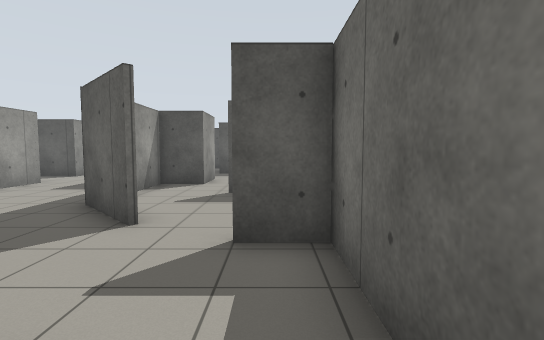
view 1 (above)

18 first-person views from a walk through a robot-simulator world made for Gazebo. The camera is 1.2 m above the floor, tilts 4° down and sees 85° across. The lines on the ground mark 1 m squares. The floor is counted in squares, 1 m on a side. Each view is taken from the middle of a square. On the plan, view 1 faces up. The plan holds only what a view shows up to about 13 squares ahead; the rest is blank.

view 2
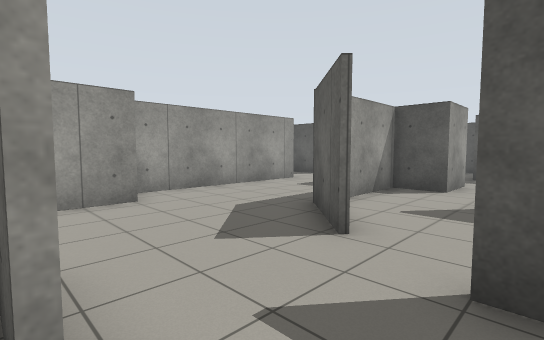

view 3
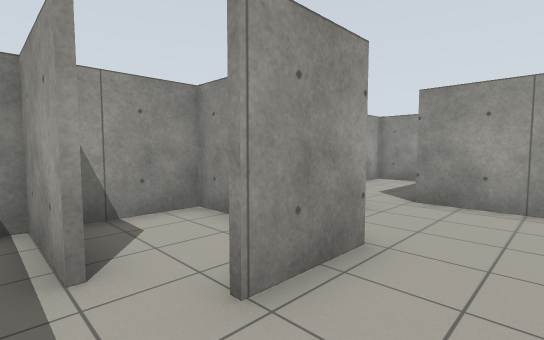

view 4
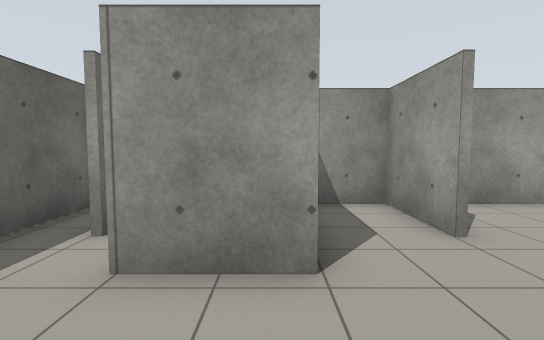

view 5
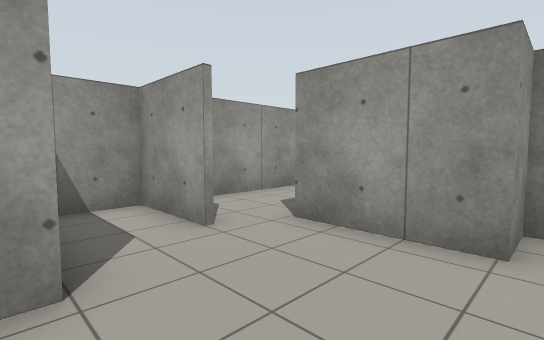

view 6
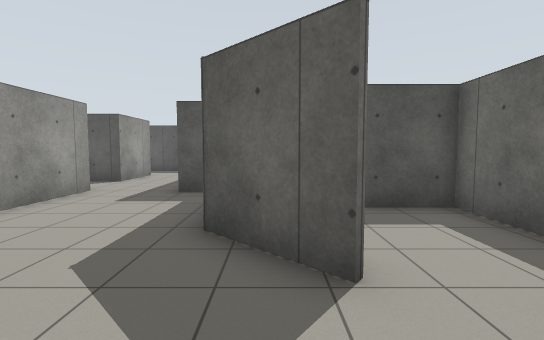

view 7
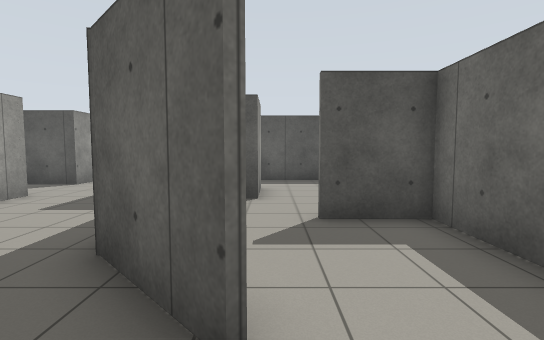

view 8
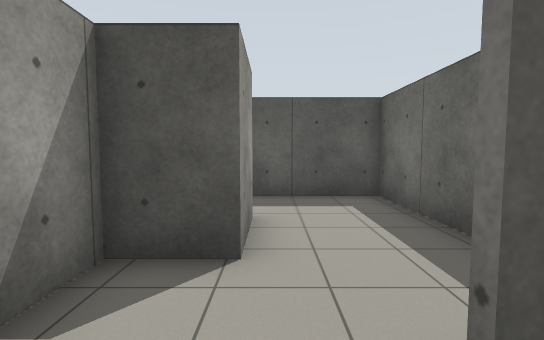

view 9
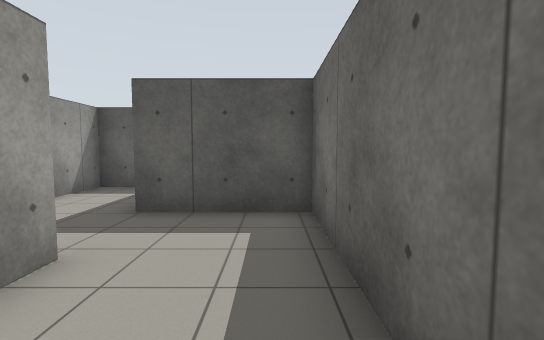

view 10
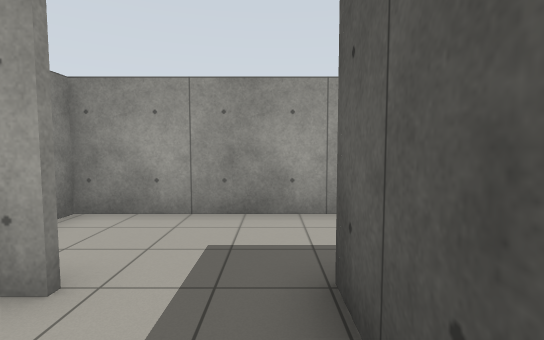

view 11
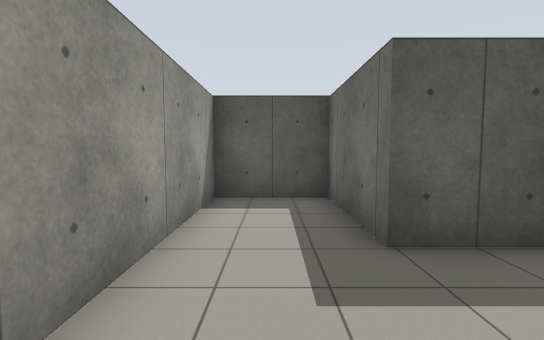

view 12
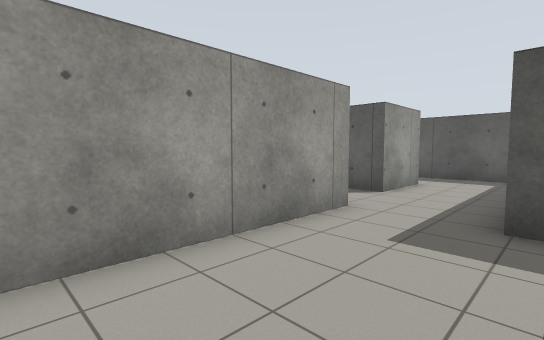

view 13
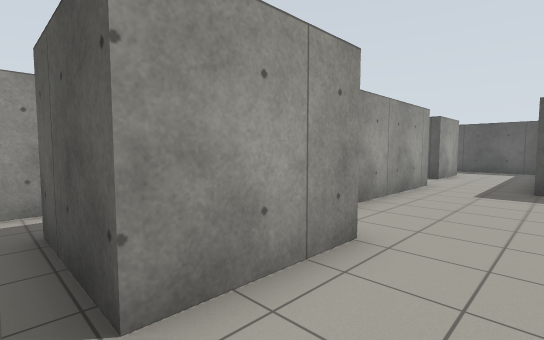

view 14
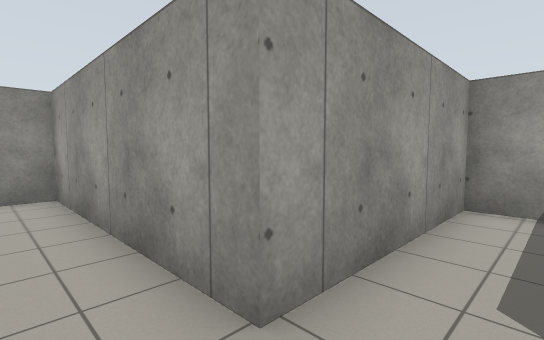

view 15
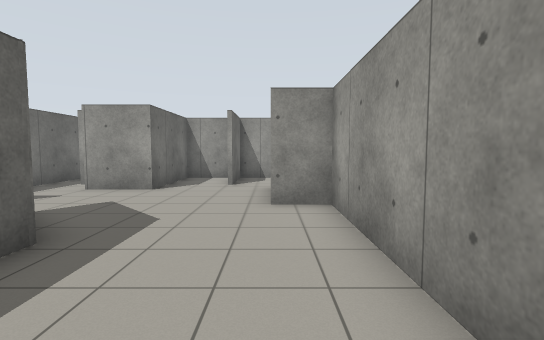

view 16
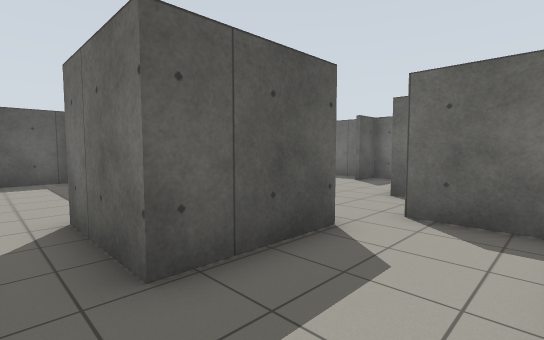

view 17
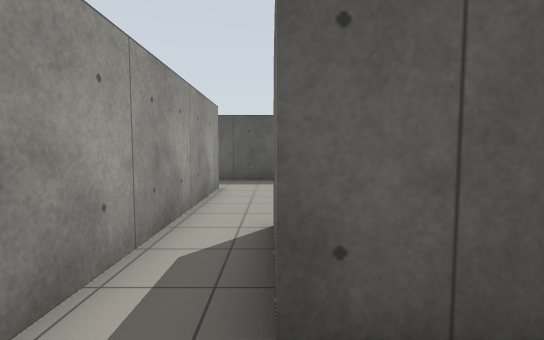

view 18
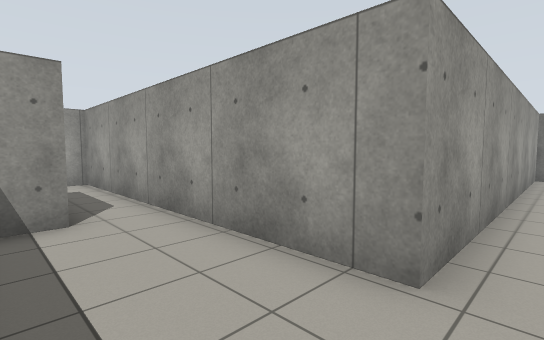

### Floor plan
Points are (right, up) in squares from view 1. A wall is a line through its corners. A room is listed if a view was taken in it or the views show most of it. See-through windows are left out.
Room 1 (views 1, 2, 3, 4, 5, 6, 7, 8, 12, 13)
walls: (-2.2, 4.5) (-4, 6.3) (-4, 6.9); (-5.4, 0.1) (-5.4, -2.5); (-3.8, 8.5) (-3.8, 7.5); (0.9, 3.7) (-0.5, 3.7); (-0.5, 0) (-0.5, -2.5); (-4.9, 10.2) (-5.6, 10.2); (-3.4, -2.5) (-3.4, 1.2) (-1.4, 1.2); (-6.1, -2.4) (-0.1, -2.4); (-8.3, 9.6) (-8.3, 3.6) (-7, 3.6) (-7, 0.6); (0.8, -2.1) (0.8, 8) (-1.3, 8)
ways out: opening at (-2.5, 8) to room 2; opening at (-7, 10) to room 4
Room 2 (views 9, 10)
walls: (-2.3, 12.2) (-2.3, 10.2) (-3.8, 10.2) (-3.8, 8.5); (0.8, 9.8) (0.8, 14.6) (-1.4, 14.6)
ways out: opening at (-2.5, 8) to room 1; opening at (-2, 13.5) to room 3
Room 3 (view 11)
walls: (-1.4, 14.6) (-2.6, 14.6) (-2.6, 18.3) (-5.4, 18.3) (-5.4, 10.3) (-5, 10.3)
ways out: opening at (-2, 13.5) to room 2
Room 4 (views 14, 15)
walls: (-8.6, 15.9) (-8.6, 13) (-10.4, 13); (-13.7, 11.7) (-13.7, 10.6) (-8.3, 10.6) (-8.3, 9.6); (-6.5, 18.3) (-8.5, 18.3)
ways out: opening at (-7, 10) to room 1; opening at (-9, 17)
Room 5 (views 16, 17)
walls: (-7, 0.6) (-10, 0.6) (-10, 3.6); (-5.7, -2.2) (-5.7, 0.1); (-11.6, 3.5) (-11.6, -2.4) (-6.1, -2.4)
ways out: opening at (-11, 3) to room 6
Room 6 (view 18)
walls: (-11.6, 8.2) (-11.6, 3.5); (-10, 3.6) (-9.1, 3.6); (-8.6, 10.4) (-12.1, 10.4)
ways out: opening at (-11, 3) to room 5; opening at (-12, 9)

Positions as (right, up) in squares from view 1, and headings:
1: (0, 0), facing up
2: (0, 1), facing up-left
3: (0, 3), facing down-left
4: (-3, 4), facing down
5: (-3, 4), facing down-left
6: (-3, 2), facing up
7: (-2, 3), facing up
8: (-2, 7), facing up
9: (0, 9), facing up
10: (0, 14), facing left
11: (-4, 11), facing up
12: (-5, 5), facing up-left
13: (-5, 0), facing up-left
14: (-7, 12), facing down-left
15: (-7, 10), facing down
16: (-11, -2), facing up-right
17: (-10, -1), facing up
18: (-9, 9), facing down-left
